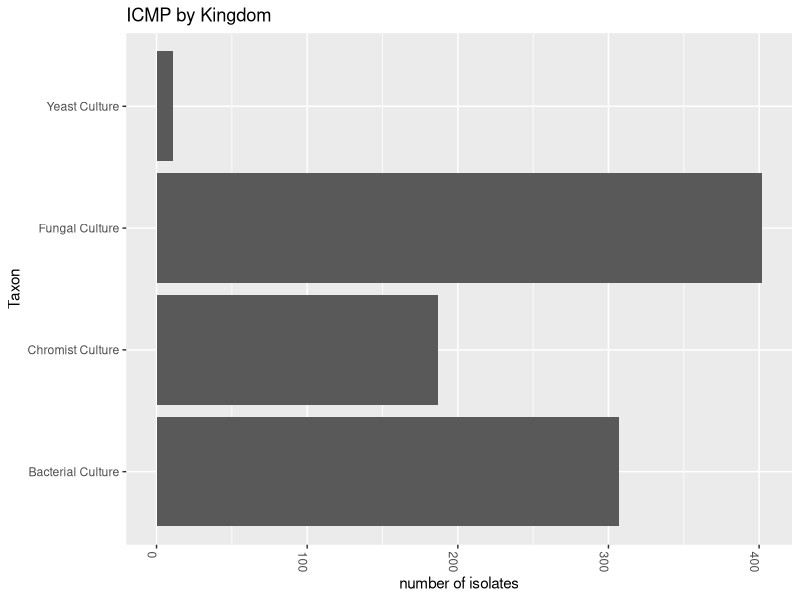
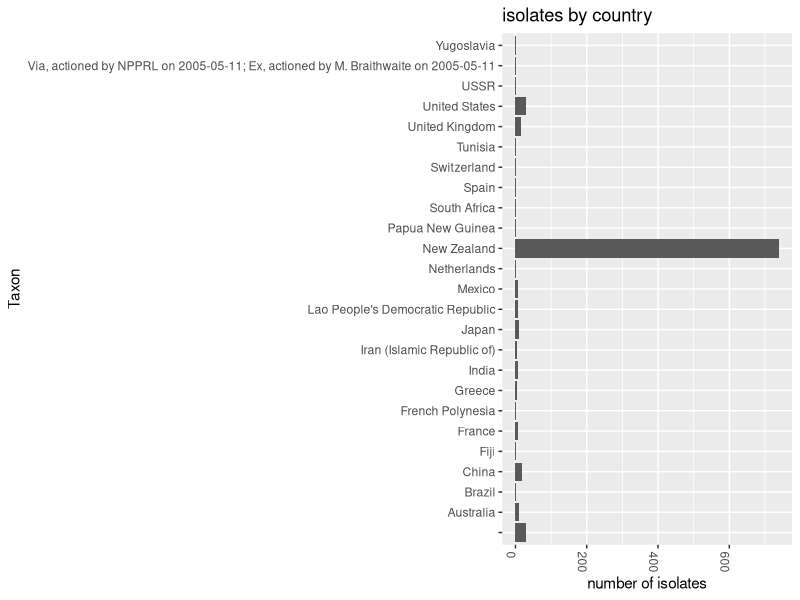
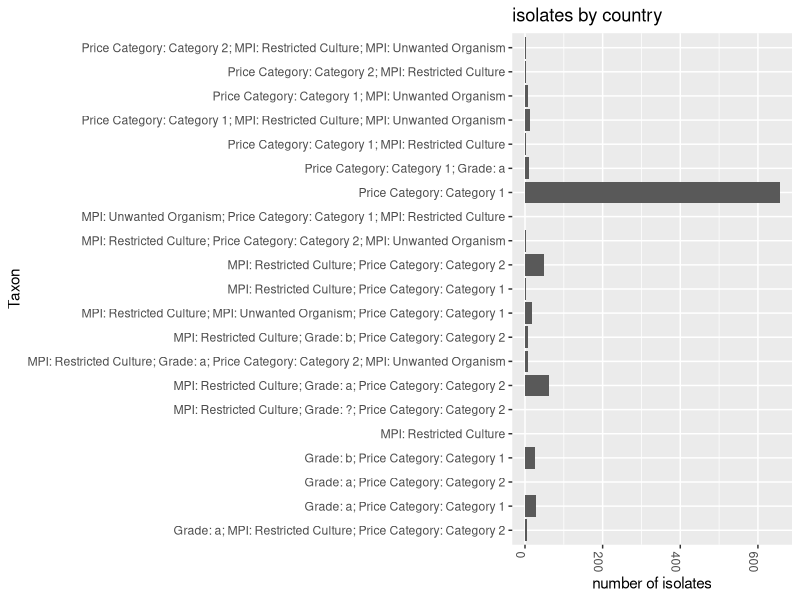
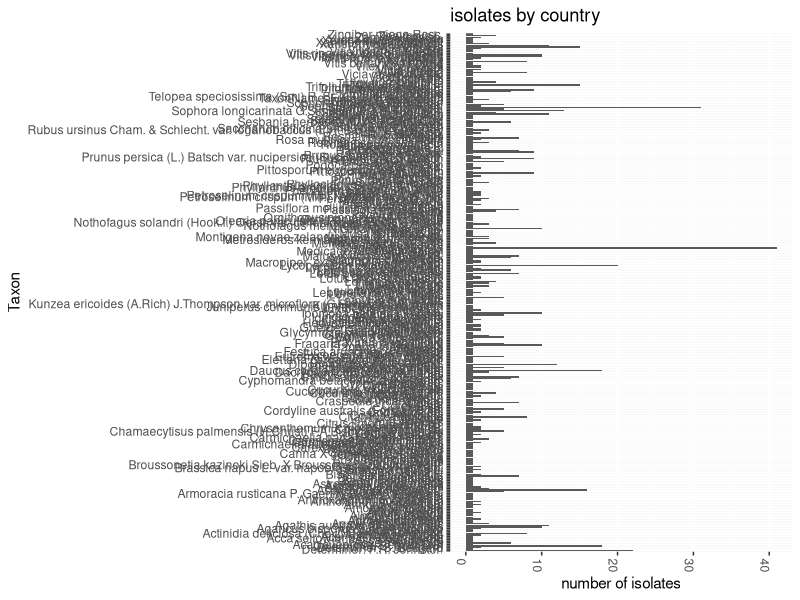
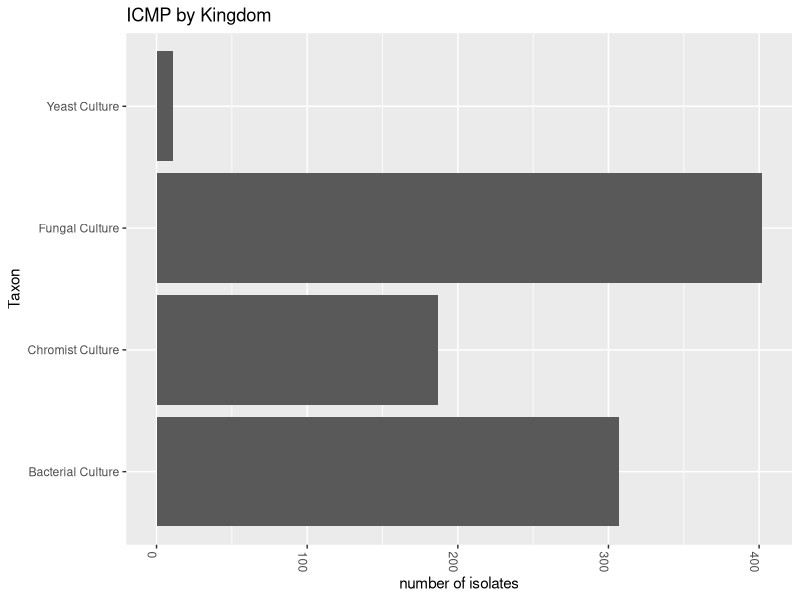
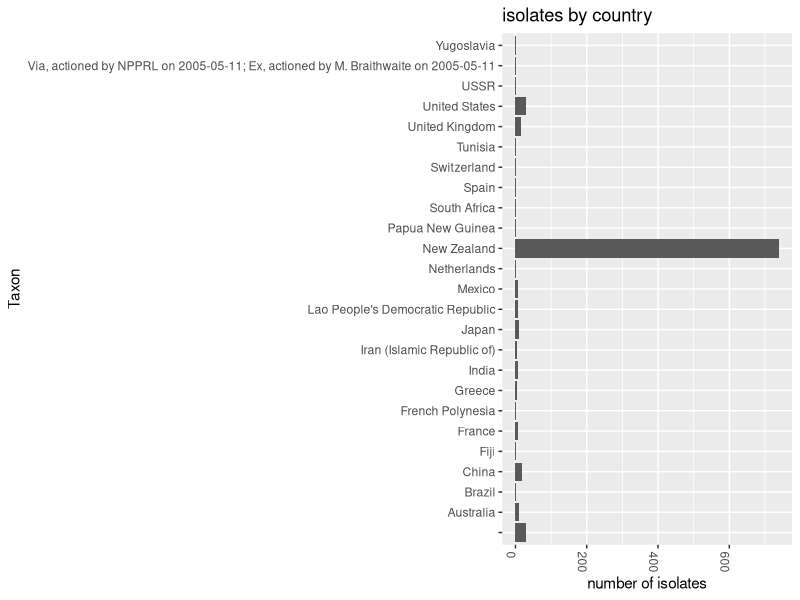
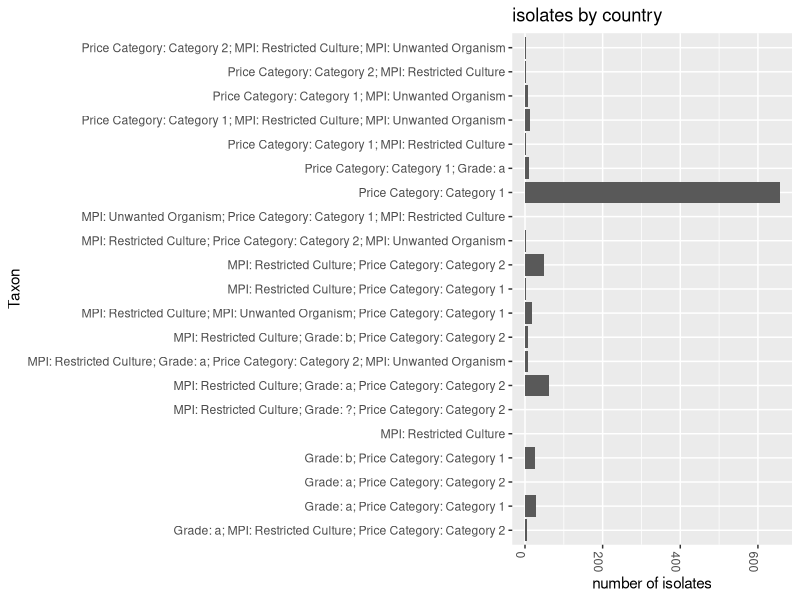
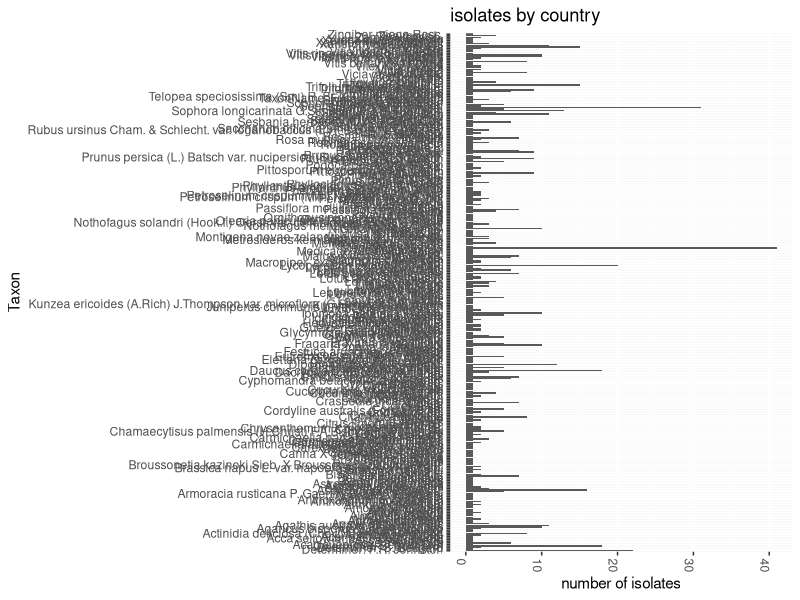

Write R code to recreate these figures, in order.
## R Script to process SCD data ##

## --------------------- Load data -----------------------------------
SCD.full <- read.csv("SCDSpecimens.csv") #note need someway to ignore first column
head(SCD.full)
summary(SCD.full, maxsum=40)

#ggplot code for kingdom
attach(SCD.full) #this means we don't need the $ sign
require(ggplot2)
p <- ggplot(SCD.full, aes(SpecimenType)) + labs(title = "ICMP by Kingdom") + labs(x = "Taxon", y = "number of isolates")
p <- p + theme(axis.text.x=element_text(angle=-90, hjust=0))
p + geom_bar()+ coord_flip()
print_bars <- p + geom_bar()+ coord_flip()
ggsave(print_bars, file='ICMP_kingdoms.pdf', width=10, height=10)

#ggplot code for country
attach(SCD.full) #this means we don't need the $ sign
require(ggplot2)
p <- ggplot(SCD.full, aes(Country_CE1)) + labs(title = "isolates by country") + labs(x = "Taxon", y = "number of isolates")
p <- p + theme(axis.text.x=element_text(angle=-90, hjust=0))
p + geom_bar()+ coord_flip()
print_bars <- p + geom_bar()+ coord_flip()
ggsave(print_bars, file='ICMP_country.pdf', width=10, height=10)

#ggplot code for price category
attach(SCD.full) #this means we don't need the $ sign
require(ggplot2)
p <- ggplot(SCD.full, aes(Flags)) + labs(title = "isolates by country") + labs(x = "Taxon", y = "number of isolates")
p <- p + theme(axis.text.x=element_text(angle=-90, hjust=0))
p + geom_bar()+ coord_flip()
print_bars <- p + geom_bar()+ coord_flip()
ggsave(print_bars, file='ICMP_kingdoms.pdf', width=10, height=10)


#summarise the hosts
summary(PreferredName_C2)

#ggplot code for host (too many)
attach(SCD.full) #this means we don't need the $ sign
require(ggplot2)
p <- ggplot(SCD.full, aes(TaxonName_C2)) + labs(title = "isolates by country") + labs(x = "Taxon", y = "number of isolates")
p <- p + theme(axis.text.x=element_text(angle=-90, hjust=0))
p + geom_bar()+ coord_flip()
print_bars <- p + geom_bar()+ coord_flip()
ggsave(print_bars, file='ICMP_kingdoms.pdf', width=10, height=10)

